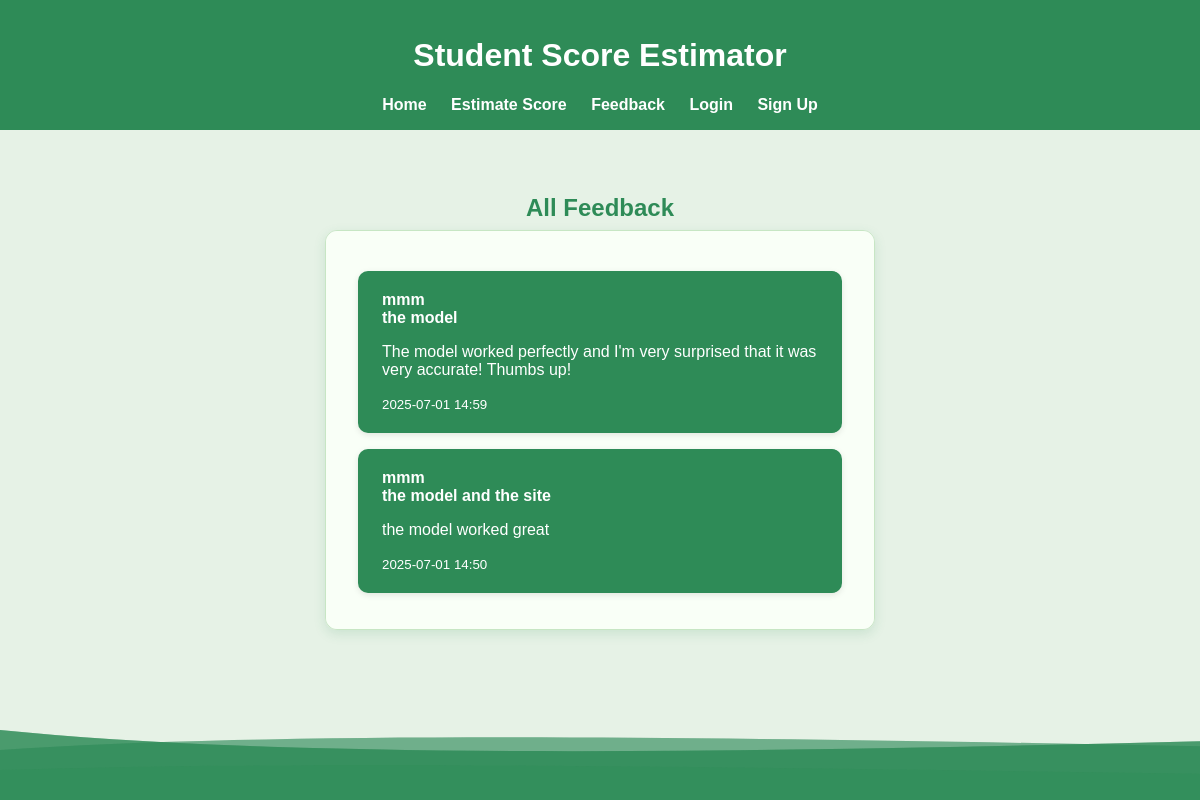
/feedback_view, run on the app's committed database.
### app/models.py (models this page shows, shortened)
class Feedback(db.Model):
    id = db.Column(db.Integer, primary_key=True)
    subject = db.Column(db.String(100), nullable=False)
    message = db.Column(db.Text, nullable=False)
    timestamp = db.Column(db.DateTime, default=datetime.utcnow)
    user_id = db.Column(db.Integer, db.ForeignKey('user.id'), nullable=False)

class User(db.Model, UserMixin):
    id = db.Column(db.Integer, primary_key=True)
    username = db.Column(db.String(20), unique=True, nullable=False)
    email = db.Column(db.String(120), unique=True, nullable=False)
    image_file = db.Column(db.String(20), nullable=False, default='default.jpg')
    password = db.Column(db.String(60), nullable=False)
    role = db.Column(db.String(20), nullable=False, default='student')
    confirmed = db.Column(db.Boolean, default=False)
    surveys = db.relationship('Survey', backref='author', lazy=True, cascade='all, delete-orphan')
    uploads = db.relationship('Upload', backref='user', lazy=True, cascade='all, delete-orphan')
    estimations = db.relationship('Estimation', backref='user', lazy=True, cascade='all, delete-orphan')
    feedbacks = db.relationship('Feedback', backref='author', lazy=True, cascade='all, delete-orphan')

### app/feedback/routes.py (the view)
@feedback.route('/feedback_view')
def view_feedback():
    feedbacks = Feedback.query.order_by(Feedback.timestamp.desc()).all()
    return render_template('feedback.html', form=FeedbackForm(), feedbacks=feedbacks)

### app/templates/feedback.html (shortened to what this page needs)
{% extends "layout.html" %}
{% block content %}
<div class="feedback-container {% if session.get('is_admin') %}admin-center{% endif %}">
    <div>
      <div class="feedback-heading">All Feedback</div>
      <div class="feedback-box">
          {% for fb in feedbacks %}
              <div class="single-feedback">
                  <strong>{{ fb.author.username if fb.author else 'Anonymous' }}</strong><br>
                  <strong>{{ fb.subject }}</strong>
                  <p>{{ fb.message }}</p>
                  <small>{{ fb.timestamp.strftime('%Y-%m-%d %H:%M') }}</small>
              </div>
          {% endfor %}
      </div>
    </div>
</div>
<div class="waves" aria-hidden="true">
</div>
{% endblock %}

### app/templates/layout.html (style rules this page uses)
*, *::before, *::after { box-sizing: border-box; }
html, body { margin: 0; padding: 0; overflow-x: hidden; font-family: Arial, sans-serif; background-color: #e6f2e6; color: #333; height: 100%; }
body { display: flex; flex-direction: column; min-height: 100vh; }
.waves { position: relative; width: 100%; height: 100px; overflow: hidden; line-height: 0; margin-top: auto; }
.waves svg { display: block; width: 200%; height: 100px; animation: wave-animation 10s linear infinite; }

### app/templates/feedback.html (style rules this page uses)
html, body { height: 100%; margin: 0; padding: 0; }
body { position: relative; min-height: 100vh; padding-bottom: 100px; background-color: #e6f2e6; font-family: Arial, sans-serif; }
.feedback-container { display: flex; flex-wrap: wrap; gap: 2rem; justify-content: center; margin: 2rem auto; max-width: 1200px; }
.form-box, .feedback-box { background-color: #f9fff7; padding: 2.5rem 2rem; border-radius: 12px; box-shadow: 0 4px 12px rgba(46, 139, 87, 0.15); flex: 1 1 420px; max-width: 550px; }
.feedback-box { max-height: 400px; overflow-y: auto; background-color: #f9fff7; border: 1px solid #c7e6c4; }
.single-feedback { background: #2e8b57; color: white; padding: 1.25rem 1.5rem; margin-bottom: 1rem; border-radius: 10px; box-shadow: 0 2px 6px rgba(0,0,0,0.1); }
.waves { position: fixed; bottom: 0; left: 0; width: 100%; height: 100px; overflow: hidden; line-height: 0; z-index: 0; background-color: transparent; }
.waves svg { display: block; width: 200%; height: 100px; animation: wave-animation 10s linear infinite; }
.feedback-heading { max-width: 550px; margin: 0 auto 0.5rem; font-size: 1.5rem; font-weight: 600; color: #2e8b57; text-align: center; }

### data on the page
Feedback: author "mmm", subject "the model", message "The model worked perfectly and I'm very surprised that it was very accurate! Thumbs up!", timestamp "2025-07-01 14:59"
Feedback: author "mmm", subject "the model and the site", message "the model worked great", timestamp "2025-07-01 14:50"
